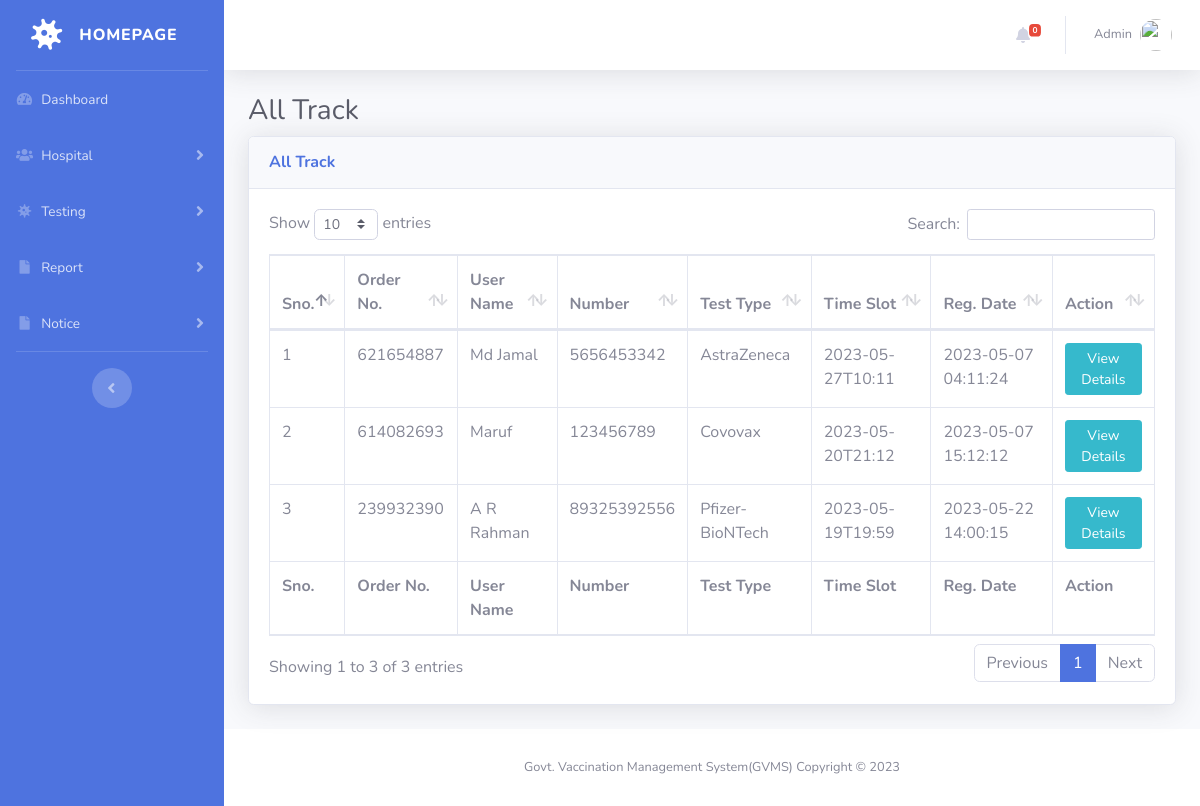
/all-test.php (signed in), run on the app's committed database.
### tables this page shows
CREATE TABLE `tbltestrecord` (
  `id` int(11) NOT NULL,
  `OrderNumber` bigint(14) DEFAULT NULL,
  `PatientMobileNumber` bigint(14) DEFAULT NULL,
  `TestType` varchar(100) DEFAULT NULL,
  `TestTimeSlot` varchar(120) DEFAULT NULL,
  `ReportStatus` varchar(100) DEFAULT NULL,
  `FinalReport` varchar(150) DEFAULT NULL,
  `ReportUploadTime` varchar(200) DEFAULT NULL,
  `RegistrationDate` timestamp NULL DEFAULT current_timestamp(),
  `AssignedtoEmpId` varchar(150) DEFAULT NULL,
  `AssigntoName` varchar(180) DEFAULT NULL,
  `AssignedTime` varchar(100) DEFAULT NULL
);

CREATE TABLE `tblpatients` (
  `id` int(11) NOT NULL,
  `FullName` varchar(120) DEFAULT NULL,
  `MobileNumber` bigint(12) DEFAULT NULL,
  `DateOfBirth` date DEFAULT NULL,
  `GovtIssuedId` varchar(150) DEFAULT NULL,
  `GovtIssuedIdNo` varchar(150) DEFAULT NULL,
  `FullAddress` varchar(255) DEFAULT NULL,
  `State` varchar(200) DEFAULT NULL,
  `RegistrationDate` timestamp NOT NULL DEFAULT current_timestamp()
);

### all-test.php (the view, shortened to what this page needs)
<?php session_start();
include_once('includes/config.php');
if (strlen($_SESSION['aid']==0)) {
  header('location:logout.php');
  } else{
?>
<!DOCTYPE html>
<html lang="en">
<head>
    <link href="vendor/fontawesome-free/css/all.min.css" rel="stylesheet" type="text/css">
    <link href="css/sb-admin-2.min.css" rel="stylesheet">
    <link href="vendor/datatables/dataTables.bootstrap4.min.css" rel="stylesheet">
</head>
<body id="page-top">
    <div id="wrapper">
  <?php include_once('includes/sidebar.php');?>
        <div id="content-wrapper" class="d-flex flex-column">
            <div id="content">
<?php include_once('includes/topbar.php');?>
                <div class="container-fluid">
                    <h1 class="h3 mb-2 text-gray-800">All Track</h1>
                    <div class="card shadow mb-4">
                        <div class="card-header py-3">
                            <h6 class="m-0 font-weight-bold text-primary">All Track</h6>
                        </div>
                        <div class="card-body">
                            <div class="table-responsive">
                                <form name="assignto" method="post">
                    <table class="table table-bordered" id="dataTable" width="100%" cellspacing="0">
                                    <thead>
                                        <tr>
                                            <th>Sno.</th>
                                            <th>Order No.</th>
                                            <th>User Name</th>
                                            <th>Number</th>
                                            <th>Test Type</th>
                                            <th>Time Slot</th>
                                            <th>Reg. Date</th>
                                            <th>Action</th>
                                        </tr>
                                    </thead>
                                      <tfoot>
                                            <tr>
                                            <th>Sno.</th>
                                            <th>Order No.</th>
                                            <th>User Name</th>
                                            <th>Number</th>
                                            <th>Test Type</th>
                                            <th>Time Slot</th>
                                            <th>Reg. Date</th>
                                            <th>Action</th>
                                        </tr>
                                    </tfoot>
                                    <tbody>
<?php $query=mysqli_query($con,"select tbltestrecord.OrderNumber,tblpatients.FullName,tblpatients.MobileNumber,tbltestrecord.TestType,tbltestrecord.TestTimeSlot,tbltestrecord.RegistrationDate,tbltestrecord.id as testid from tbltestrecord
join tblpatients on tblpatients.MobileNumber=tbltestrecord.PatientMobileNumber
    ");
$cnt=1;
while($row=mysqli_fetch_array($query)){
?>
                                        <tr>
                                            <td><?php echo $cnt;?></td>
                                            <td><?php echo $row['OrderNumber'];?></td>
                                            <td><?php echo $row['FullName'];?></td>
                                            <td><?php echo $row['MobileNumber'];?></td>
                                            <td><?php echo $row['TestType'];?></td>
                                            <td><?php echo $row['TestTimeSlot'];?></td>
                                             <td><?php echo $row['RegistrationDate'];?></td>
                                            <td>
                                <a href="test-details.php?tid=<?php echo $row['testid'];?>&&oid=<?php echo $row['OrderNumber'];?>" class="btn btn-info btn-sm">View Details</a>
                            </td>
                                        </tr>
<?php $cnt++;} ?>
                                    </tbody>
                                </table>
                                     </form>
                            </div>
                        </div>
                    </div>
                </div>
            </div>
    <?php include_once('includes/footer.php');?>
        </div>
    </div>
</body>
</html>
<?php } ?>

### includes/sidebar.php (shortened to what this page needs)
        <ul class="navbar-nav bg-gradient-primary sidebar sidebar-dark accordion" id="accordionSidebar">
            <a class="sidebar-brand d-flex align-items-center justify-content-center" href="index.php">
                <div class="sidebar-brand-icon rotate-n-15">
                    <i class="fas fa-virus"></i>
                </div>
                <div class="sidebar-brand-text mx-3"> Homepage</div>
            </a>
            <hr class="sidebar-divider my-0">
<?php if($_SESSION['aid']):?>
     <li class="nav-item">
                <a class="nav-link" href="dashboard.php">
                    <i class="fas fa-fw fa-tachometer-alt"></i>
                    <span>Dashboard</span></a>
            </li>
    <li class="nav-item">
                <a class="nav-link collapsed" href="#" data-toggle="collapse" data-target="#collapseOne"
                    aria-expanded="true" aria-controls="collapseOne">
                    <i class="fas fa-fw fa-users"></i>
                    <span>Hospital</span>
                </a>
            </li>
     <li class="nav-item">
                <a class="nav-link collapsed" href="#" data-toggle="collapse" data-target="#collapseTwo"
                    aria-expanded="true" aria-controls="collapseTwo">
                    <i class="fas fa-fw fa-virus"></i>
                    <span>Testing</span>
                </a>
            </li>
   <li class="nav-item">
                <a class="nav-link collapsed" href="#" data-toggle="collapse" data-target="#collapseThree"
                    aria-expanded="true" aria-controls="collapseThree">
                    <i class="fas fa-fw fa-file"></i>
                    <span>Report</span>
                </a>
            </li>
            <li class="nav-item">
                <a class="nav-link collapsed" href="#" data-toggle="collapse" data-target="#collapseFour"
                    aria-expanded="true" aria-controls="collapseFour">
                    <i class="fas fa-fw fa-file"></i>
                    <span>Notice</span>
                </a>
            </li>
<?php endif;    ?>
            <hr class="sidebar-divider d-none d-md-block">
            <div class="text-center d-none d-md-inline">
                <button class="rounded-circle border-0" id="sidebarToggle"></button>
            </div>
        </ul>

### includes/topbar.php (shortened to what this page needs)
      <nav class="navbar navbar-expand navbar-light bg-white topbar mb-4 static-top shadow">
            <?php if($_SESSION['aid']):?>
                    <ul class="navbar-nav ml-auto">
<?php $query=mysqli_query($con,"select * from tbltestrecord where ReportStatus is null");
$count=mysqli_num_rows($query);
?>
                        <li class="nav-item dropdown no-arrow mx-1">
                            <a class="nav-link dropdown-toggle" href="#" id="alertsDropdown" role="button"
                                data-toggle="dropdown" aria-haspopup="true" aria-expanded="false">
                                <i class="fas fa-bell fa-fw"></i>
                                <span class="badge badge-danger badge-counter"><?php echo $count;?></span>
                            </a>
                        </li>
                        <li class="nav-item dropdown no-arrow">
                            <a class="nav-link dropdown-toggle" href="#" id="userDropdown" role="button"
                                data-toggle="dropdown" aria-haspopup="true" aria-expanded="false">
                <?php
$adid=$_SESSION['aid'];
$ret1=mysqli_query($con,"select AdminName from tbladmin where ID='$adid'");
while($row1=mysqli_fetch_array($ret1)){
?>
                                <span class="mr-2 d-none d-lg-inline text-gray-600 small"><?php  echo $row1['AdminName'];?></span>
                           <?php } ?>
                                <img class="img-profile rounded-circle"
                                    src="img/undraw_profile.svg">
                            </a>
                        </li>
                    </ul>
                <?php endif;?>
                </nav>

### includes/footer.php
<footer class="sticky-footer bg-white">
    <div class="container my-auto">
        <div class="copyright text-center my-auto">
            <span>Govt. Vaccination Management System(GVMS) Copyright &copy; 2023</span>
        </div>
    </div>
</footer>

### data on the page
tbltestrecord: OrderNumber "621654887", tblpatients.FullName "Md Jamal", tblpatients.MobileNumber "5656453342", TestType "AstraZeneca", TestTimeSlot "2023-05-27T10:11", RegistrationDate "2023-05-07 04:11:24"
tbltestrecord: OrderNumber "614082693", tblpatients.FullName "Maruf", tblpatients.MobileNumber "123456789", TestType "Covovax", TestTimeSlot "2023-05-20T21:12", RegistrationDate "2023-05-07 15:12:12"
tbltestrecord: OrderNumber "239932390", tblpatients.FullName "A R Rahman", tblpatients.MobileNumber "89325392556", TestType "Pfizer-BioNTech", TestTimeSlot "2023-05-19T19:59", RegistrationDate "2023-05-22 14:00:15"

### other printed values
$count "0"
$row1['AdminName'] "Admin"
